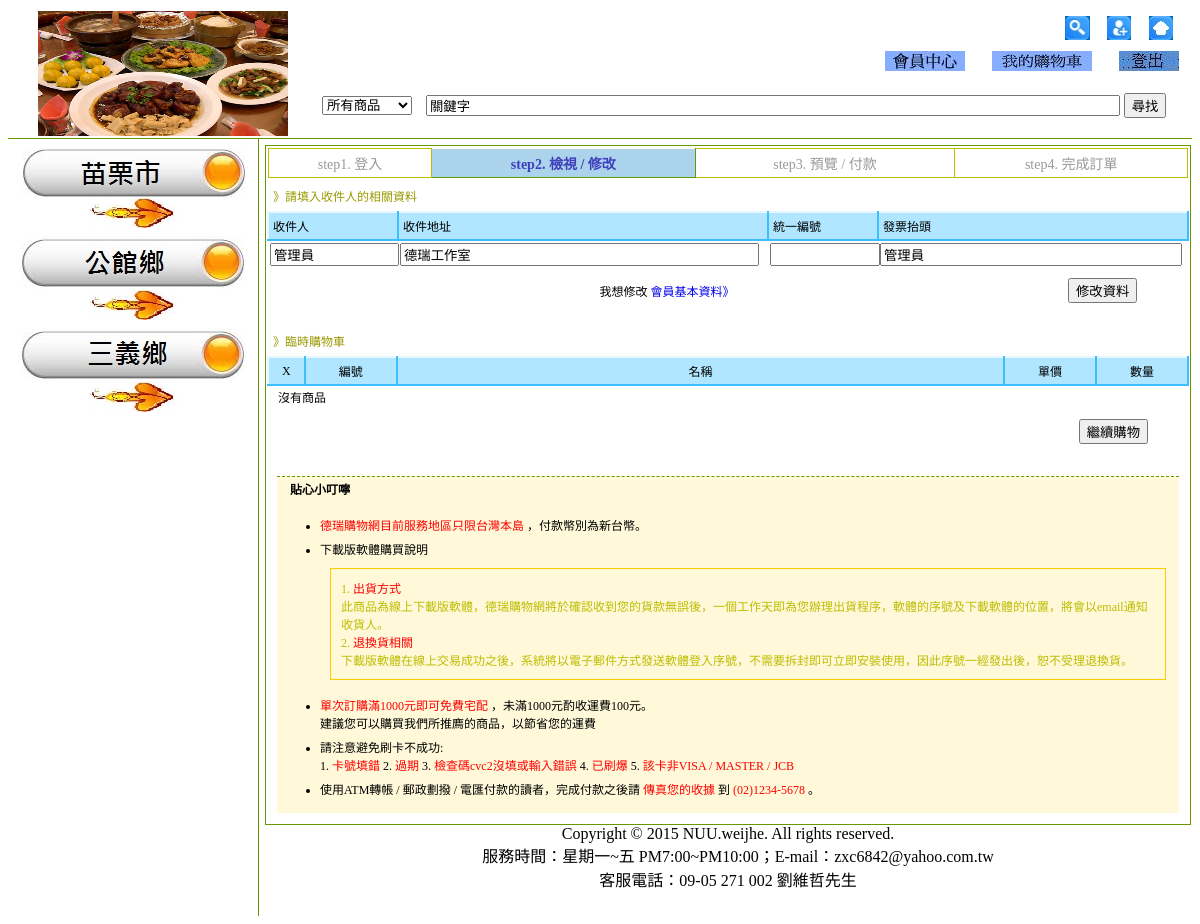
The page /order_step02.php (signed in) on the database its author committed.
### tables this page shows
CREATE TABLE `member` (
  `id` int(11) NOT NULL auto_increment,
  `username` varchar(12) NOT NULL,
  `password` varchar(12) NOT NULL,
  `name` varchar(40) NOT NULL,
  `sex` char(2) NOT NULL,
  `birthday` date NOT NULL,
  `email` varchar(40) NOT NULL,
  `phone` varchar(15) NOT NULL,
  `address` varchar(120) NOT NULL,
  `uniform` varchar(20) default NULL,
  `unititle` varchar(40) default NULL,
  `userlevel` tinyint(4) NOT NULL,
  PRIMARY KEY  (`id`)
);

### Connections/function.php (called while the page is built, shortened)
<?php
function GetSQLValue($value, $type)
{
  	switch ($type)
	{
    	case "text":
		    $value = ($value != "") ? "'" . htmlspecialchars($value, ENT_QUOTES) . "'" : "NULL";
      		break;
  	}
  	return $value;
}
?>

### order_step02.php (the view, shortened to what this page needs)
<?php require_once('Connections/connection.php'); ?>
<?php require_once('Connections/function.php'); ?>
<?php
$query = sprintf("SELECT * FROM member WHERE username = %s", GetSQLValue($_SESSION['Username'], "text"));
$result = mysql_query($query, $connection) or die(mysql_error());
if ($result)
{
	$row = mysql_fetch_assoc($result);
}
?>
<!DOCTYPE html PUBLIC "-//W3C//DTD XHTML 1.0 Transitional//EN" "http://www.w3.org/TR/xhtml1/DTD/xhtml1-transitional.dtd">
<html xmlns="http://www.w3.org/1999/xhtml">
<head>
<link href="CSS/all.css" rel="stylesheet" type="text/css" />
<link href="CSS/order_step02.css" rel="stylesheet" type="text/css" />
</head>
<body>
<?php require_once("menu_top.php"); ?>
<table class="order_step02_style1">
  <tr>
    <td class="order_step02_style2">
      <table class="order_step02_style3">
        <tr>
          <td class="order_step02_style5">
            step1. 登入
          </td>
          <td class="order_step02_style4">
            step2. 檢視 / 修改
          </td>
          <td class="order_step02_style5">
            step3. 預覽 / 付款
          </td>
          <td class="order_step02_style5">
            step4. 完成訂單
          </td>
        </tr>
      </table>
    </td>
  </tr>
  <tr>
    <td class="order_step02_style6">
      <form method="post">
        <table class="order_step02_style7">
          <tr>
            <td class="order_step02_style8">》請填入收件人的相關資料</td>
          </tr>
        </table>
        <table class="order_step02_style7">
          <tr>
            <td class="order_step02_style9">收件人</td>
            <td class="order_step02_style10">收件地址</td>
            <td class="order_step02_style11">統一編號</td>
            <td class="order_step02_style12">發票抬頭</td>
          </tr>
          <tr>
            <td class="order_step02_style13">
              <input name="name" id="name" type="text" class="order_step02_style14"
                value="<?php echo $row['name']; ?>" />
            </td>
            <td class="order_step02_style13">
              <input name="address" id="address" type="text" class="order_step02_style14"
                value="<?php echo $row['address']; ?>" />
            </td>
            <td class="order_step02_style13">
              <input name="uniform" id="uniform" type="text" class="order_step02_style14"
                value="<?php echo $row['uniform']; ?>" />
            </td>
            <td class="order_step02_style13">
              <input name="unititle" id="unititle" type="text" class="order_step02_style14"
                value="<?php echo $row['unititle']; ?>" />
            </td>
          </tr>
        </table>
        <table class="order_step02_style7">
          <tr>
            <td class="order_step02_style15">
              我想修改
              <a href="member_info.php" class="order_step02_style16">
                會員基本資料》
              </a>
            </td>
            <td class="order_step02_style17">
              <input name="shopper_update" id="shopper_update" type="submit" value="修改資料" />
            </td>
          </tr>
        </table>
      </form>
    </td>
  </tr>
  <tr>
    <td>
      <form action="<?php echo $_SERVER['PHP_SELF']; ?>" method="post" class="order_step02_style18">
        <table class="order_step02_style7">
          <tr>
            <td class="order_step02_style8">》臨時購物車</td>
          </tr>
        </table>
        <table class="order_step02_style7">
          <tr>
            <td class="order_step02_style19">X</td>
            <td class="order_step02_style20">編號</td>
            <td class="order_step02_style21">名稱</td>
            <td class="order_step02_style22">單價</td>
            <td class="order_step02_style23">數量</td>
          </tr>
        </table>
        <table class="order_step02_style7">
				<?php
          if (!$_SESSION['has_item'])
          {
        ?>
					<tr>
            <td>
              <table class="order_step02_style7">
                <tr>
                  <td colspan="5" class="order_step02_style26">
                    沒有商品
                  </td>
                </tr>
              </table>
            </td>
          </tr>
				<?php
          }
        ?>
          <tr>
            <td>
              <table class="order_step02_style7">
                <tr>
                  <td class="order_step02_style30">
                    <input type="button" value="繼續購物" class="order_step02_style31"
                       onclick="document.location='<?php echo $_SESSION['shopping_page']; ?>'; return false;" />
                  </td>
                </tr>
              </table>
            </td>
          </tr>
        </table>
      </form>
    </td>
  </tr>
  <tr>
    <td class="order_step02_style32">
      <table class="order_step02_style33">
        <tr>
          <td>
            <span class="order_step02_style34">
              貼心小叮嚀
            </span>
            <br />
            <ul>
              <li class="order_step02_style38">
                <span class="order_step02_style35">
                  德瑞購物網目前服務地區只限台灣本島
                </span>
                ，付款幣別為新台幣。
              </li>
              <li class="order_step02_style38">
                下載版軟體購買說明
                <br />
                <table class="order_step02_style36">
                  <tr>
                    <td class="order_step02_style37">
                      1.
                      <span class="order_step02_style35">
                        出貨方式
                      </span>
                      <br />
                      此商品為線上下載版軟體，德瑞購物網將於確認收到您的貨款無誤後，一個工作天即為您辦理出貨程序，軟體的序號及下載軟體的位置，將會以email通知收貨人。
                      <br />
                      2.
                      <span class="order_step02_style35">
                        退換貨相關
                      </span>
                      <br />
                      下載版軟體在線上交易成功之後，系統將以電子郵件方式發送軟體登入序號，不需要拆封即可立即安裝使用，因此序號一經發出後，恕不受理退換貨。
                    </td>
                  </tr>
                </table>
              </li>
              <li class="order_step02_style38">
                <span class="order_step02_style35">
                  單次訂購滿1000元即可免費宅配
                </span>
                ，未滿1000元酌收運費100元。
                <br />
                建議您可以購買我們所推廌的商品，以節省您的運費
              </li>
              <li class="order_step02_style38">
                請注意避免刷卡不成功:
                <br />
                1.
                <span class="order_step02_style35">
                  卡號填錯
                </span>
                2.
                <span class="order_step02_style35">
                  過期
                </span>
                3.
                <span class="order_step02_style35">
                  檢查碼cvc2沒填或輸入錯誤
                </span>
                4.
                <span class="order_step02_style35">
                  已刷爆
                </span>
                5.
                <span class="order_step02_style35">
                  該卡非VISA / MASTER / JCB
                </span>
              </li>
              <li class="order_step02_style38">
                使用ATM轉帳 / 郵政劃撥 / 電匯付款的讀者，完成付款之後請
                <span class="order_step02_style35">
                  傳真您的收據
                </span>
                到
                <span class="order_step02_style35">
                  (02)1234-5678
                </span>
                。
              </li>
            </ul>
          </td>
        </tr>
      </table>
    </td>
  </tr>
</table>
<?php require_once("menu_bottom.php"); ?>
</body>
</html>

### CSS/order_step02.css (style rules this page uses)
.order_step02_style1 { border-collapse: collapse; width: 100%; border: 1px solid #669900; font-size: 12px; }
.order_step02_style2 { padding: 2px; }
.order_step02_style3 { border-collapse: collapse; width: 100%; font-size: 14px; }
.order_step02_style4 { color: #3F3FBC; background-color: #ABD3EB; font-weight: bolder; border-right: 1px solid #669900; border-bottom: 1px solid #669900; text-align: center; padding: 4px 0; }
.order_step02_style5 { color: #999999; border: 1px solid #BDBD00; text-align: center; padding: 4px 0; }
.order_step02_style6 { vertical-align: top; }
.order_step02_style7 { border-collapse: collapse; width: 100%; }
.order_step02_style8 { padding: 6px; color: #999900; }
.order_step02_style9 { background-color: #B0E6FF; width: 120px; border-width: 2px; border-style: solid; border-color: #E6F7FF #3CBFFF #3CBFFF #E6F7FF; padding: 4px; }
.order_step02_style10 { background-color: #B0E6FF; width: 360px; border-width: 2px; border-style: solid; border-color: #E6F7FF #3CBFFF #3CBFFF #E6F7FF; padding: 4px; }
.order_step02_style11 { background-color: #B0E6FF; width: 100px; border-width: 2px; border-style: solid; border-color: #E6F7FF #3CBFFF #3CBFFF #E6F7FF; padding: 4px; }
.order_step02_style12 { background-color: #B0E6FF; border-width: 2px; border-style: solid; border-color: #E6F7FF #3CBFFF #3CBFFF #E6F7FF; padding: 4px; }
.order_step02_style13 { padding: 2px; }
.order_step02_style14 { padding: 2px; width: 96%; }
.order_step02_style15 { text-align: center; padding-top: 10px; }
.order_step02_style16 { text-decoration: none; }
.order_step02_style17 { width: 120px; padding-top: 10px; }
.order_step02_style18 { padding-top: 20px; }
.order_step02_style19 { width: 4%; background-color: #B0E6FF; border-width: 2px; border-style: solid; border-color: #E6F7FF #3CBFFF #3CBFFF #E6F7FF; text-align: center; padding: 4px; }
.order_step02_style20 { background-color: #B0E6FF; width: 10%; border-width: 2px; border-style: solid; border-color: #E6F7FF #3CBFFF #3CBFFF #E6F7FF; text-align: center; padding: 4px; }
.order_step02_style21 { background-color: #B0E6FF; border-width: 2px; border-style: solid; border-color: #E6F7FF #3CBFFF #3CBFFF #E6F7FF; text-align: center; padding: 4px; }
.order_step02_style22 { width: 10%; background-color: #B0E6FF; border-width: 2px; border-style: solid; border-color: #E6F7FF #3CBFFF #3CBFFF #E6F7FF; text-align: center; padding: 4px; }
.order_step02_style23 { background-color: #B0E6FF; width: 10%; border-width: 2px; border-style: solid; border-color: #E6F7FF #3CBFFF #3CBFFF #E6F7FF; text-align: center; padding: 4px; }
.order_step02_style26 { padding-left: 10px; }
.order_step02_style30 { text-align: right; width: 260px; padding: 10px; }
.order_step02_style31 { margin-right: 30px; }
.order_step02_style32 { padding-top: 10px; }
.order_step02_style33 { background-color: #FFF8D9; margin: 10px; border-top: 1px dashed #669900; }
.order_step02_style34 { padding-left: 10px; font-weight: bolder; }
.order_step02_style35 { color: #FF0000; }
.order_step02_style36 { border-collapse: collapse; border: 1px solid #FFCC00; margin: 10px; color: #BDBD00; }
.order_step02_style37 { padding: 10px; }
.order_step02_style38 { padding-top: 6px; }

### rows shown on the page
member: name "管理員", address "德瑞工作室", unititle "管理員"
